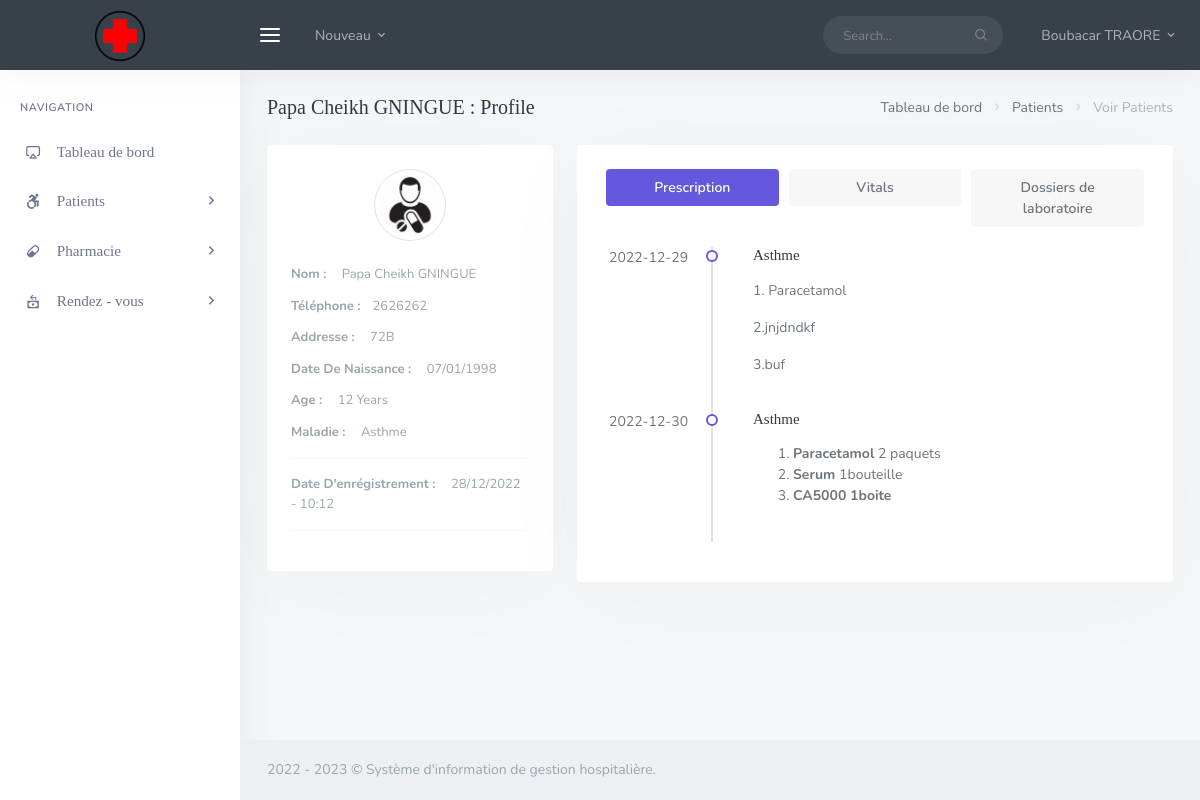
The app's page /Vue/Docteur/his_doc_view_single_patient.php?pat_id=18&&pat_number=QMZ2G&&pat_name=Papa Cheikh_GNINGUE (signed in) with its own data.
### tables this page shows
CREATE TABLE `his_docs` (
  `doc_id` int NOT NULL,
  `doc_fname` varchar(200) DEFAULT NULL,
  `doc_lname` varchar(200) DEFAULT NULL,
  `doc_email` varchar(200) DEFAULT NULL,
  `doc_pwd` varchar(200) DEFAULT NULL,
  `doc_dept` varchar(200) DEFAULT NULL,
  `doc_number` varchar(200) DEFAULT NULL,
  `doc_dpic` varchar(200) DEFAULT NULL
);

CREATE TABLE `his_patients` (
  `pat_id` int NOT NULL,
  `pat_fname` varchar(200) DEFAULT NULL,
  `pat_lname` varchar(200) DEFAULT NULL,
  `pat_dob` varchar(200) DEFAULT NULL,
  `pat_age` varchar(200) DEFAULT NULL,
  `pat_number` varchar(200) DEFAULT NULL,
  `pat_addr` varchar(200) DEFAULT NULL,
  `pat_phone` varchar(200) DEFAULT NULL,
  `pat_type` varchar(200) DEFAULT NULL,
  `pat_date_joined` timestamp(6) NOT NULL DEFAULT CURRENT_TIMESTAMP(6) ON UPDATE CURRENT_TIMESTAMP(6),
  `pat_ailment` varchar(200) DEFAULT NULL,
  `pat_discharge_status` varchar(200) DEFAULT NULL
);

CREATE TABLE `his_prescriptions` (
  `pres_id` int NOT NULL,
  `pres_pat_name` varchar(200) DEFAULT NULL,
  `pres_pat_age` varchar(200) DEFAULT NULL,
  `pres_pat_number` varchar(200) DEFAULT NULL,
  `pres_number` varchar(200) DEFAULT NULL,
  `pres_pat_addr` varchar(200) DEFAULT NULL,
  `pres_pat_type` varchar(200) DEFAULT NULL,
  `pres_date` timestamp(4) NOT NULL DEFAULT CURRENT_TIMESTAMP(4) ON UPDATE CURRENT_TIMESTAMP(4),
  `pres_pat_ailment` varchar(200) DEFAULT NULL,
  `pres_ins` longtext
);

### Vue/Docteur/his_doc_view_single_patient.php (the view, shortened to what this page needs)
<?php
include('assets/inc/config.php');
?>
<!DOCTYPE html>
<html lang="en">
<?php include('assets/inc/head.php'); ?>
<body>
    <div id="wrapper">
        <?php include("assets/inc/nav.php"); ?>
        <?php include("assets/inc/sidebar.php"); ?>
        <?php
        $pat_id = $_GET['pat_id'];
        $ret = "SELECT  * FROM his_patients WHERE pat_id=?";
        $stmt = $mysqli->prepare($ret);
        $stmt->bind_param('i', $pat_id);
        $stmt->execute();
        $res = $stmt->get_result();
        while ($row = $res->fetch_object()) {
            $mysqlDateTime = $row->pat_date_joined;
        ?>
            <div class="content-page">
                <div class="content">
                    <div class="container-fluid">
                        <div class="row">
                            <div class="col-12">
                                <div class="page-title-box">
                                    <div class="page-title-right">
                                        <ol class="breadcrumb m-0">
                                            <li class="breadcrumb-item"><a href="javascript: void(0);">Tableau de bord</a></li>
                                            <li class="breadcrumb-item"><a href="javascript: void(0);">Patients</a></li>
                                            <li class="breadcrumb-item active">Voir Patients</li>
                                        </ol>
                                    </div>
                                    <h4 class="page-title"><?php echo $row->pat_fname; ?> <?php echo $row->pat_lname; ?> : Profile</h4>
                                </div>
                            </div>
                        </div>
                        <div class="row">
                            <div class="col-lg-4 col-xl-4">
                                <div class="card-box text-center">
                                    <img src="assets/images/users/patient.png" class="rounded-circle avatar-lg img-thumbnail" alt="profile-image">
                                    <div class="text-left mt-3">
                                        <p class="text-muted mb-2 font-13"><strong>Nom :</strong> <span class="ml-2"><?php echo $row->pat_fname; ?> <?php echo $row->pat_lname; ?></span></p>
                                        <p class="text-muted mb-2 font-13"><strong>Téléphone :</strong><span class="ml-2"><?php echo $row->pat_phone; ?></span></p>
                                        <p class="text-muted mb-2 font-13"><strong>Addresse :</strong> <span class="ml-2"><?php echo $row->pat_addr; ?></span></p>
                                        <p class="text-muted mb-2 font-13"><strong>Date De Naissance :</strong> <span class="ml-2"><?php echo $row->pat_dob; ?></span></p>
                                        <p class="text-muted mb-2 font-13"><strong>Age :</strong> <span class="ml-2"><?php echo $row->pat_age; ?> Years</span></p>
                                        <p class="text-muted mb-2 font-13"><strong>Maladie :</strong> <span class="ml-2"><?php echo $row->pat_ailment; ?></span></p>
                                        <hr>
                                        <p class="text-muted mb-2 font-13"><strong>Date D'enrégistrement :</strong> <span class="ml-2"><?php echo date("d/m/Y - h:m", strtotime($mysqlDateTime)); ?></span></p>
                                        <hr>
                                    </div>
                                </div>
                            </div>
                        <?php } ?>
                        <div class="col-lg-8 col-xl-8">
                            <div class="card-box">
                                <ul class="nav nav-pills navtab-bg nav-justified">
                                    <li class="nav-item">
                                        <a href="#aboutme" data-toggle="tab" aria-expanded="false" class="nav-link active">
                                            Prescription
                                        </a>
                                    </li>
                                    <li class="nav-item">
                                        <a href="#timeline" data-toggle="tab" aria-expanded="true" class="nav-link ">
                                            Vitals
                                        </a>
                                    </li>
                                    <li class="nav-item">
                                        <a href="#settings" data-toggle="tab" aria-expanded="false" class="nav-link">
                                            Dossiers de laboratoire
                                        </a>
                                    </li>
                                </ul>
                                <div class="tab-content">
                                    <div class="tab-pane show active" id="aboutme">
                                        <ul class="list-unstyled timeline-sm">
                                            <?php
                                            $pres_pat_number = $_GET['pat_number'];
                                            $ret = "SELECT  * FROM his_prescriptions WHERE pres_pat_number = '$pres_pat_number'";
                                            $stmt = $mysqli->prepare($ret);
                                            $stmt->execute();
                                            $res = $stmt->get_result();
                                            while ($row = $res->fetch_object()) {
                                                $mysqlDateTime = $row->pres_date;
                                            ?>
                                                <li class="timeline-sm-item">
                                                    <span class="timeline-sm-date"><?php echo date("Y-m-d", strtotime($mysqlDateTime)); ?></span>
                                                    <h5 class="mt-0 mb-1"><?php echo $row->pres_pat_ailment; ?></h5>
                                                    <p class="text-muted mt-2">
                                                        <?php echo $row->pres_ins; ?>
                                                    </p>
                                                </li>
                                            <?php } ?>
                                        </ul>
                                    </div>
                                </div>
                            </div>
                        </div>
                        </div>
                    </div>
                </div>
            </div>
            <?php include('assets/inc/footer.php'); ?>
    </div>
</body>
</html>

### assets/inc/head.php (shortened to what this page needs)
<head>
    <link href="assets/libs/flatpickr/flatpickr.min.css" rel="stylesheet" type="text/css" />
    <link href="assets/css/bootstrap.min.css" rel="stylesheet" type="text/css" />
    <link href="assets/css/icons.min.css" rel="stylesheet" type="text/css" />
    <link href="assets/css/app.min.css" rel="stylesheet" type="text/css" />
    <link href="assets/libs/ladda/ladda-themeless.min.css" rel="stylesheet" type="text/css" />
    <link href="assets/libs/footable/footable.core.min.css" rel="stylesheet" type="text/css" />
</head>

### assets/inc/nav.php (shortened to what this page needs)
<?php
$doc_id = $_SESSION['doc_id'];
$doc_number = $_SESSION['doc_number'];
$ret = "SELECT * FROM  his_docs WHERE doc_id = ? AND doc_number = ?";
$stmt = $mysqli->prepare($ret);
$stmt->bind_param('is', $doc_id, $doc_number);
$stmt->execute();
$res = $stmt->get_result();
while ($row = $res->fetch_object()) {
?>
    <div class="navbar-custom">
        <ul class="list-unstyled topnav-menu float-right mb-0">
            <li class="d-none d-sm-block">
                <form class="app-search">
                    <div class="app-search-box">
                        <div class="input-group">
                            <input type="text" class="form-control" placeholder="Search...">
                            <div class="input-group-append">
                                <button class="btn" type="submit">
                                    <i class="fe-search"></i>
                                </button>
                            </div>
                        </div>
                    </div>
                </form>
            </li>
            <li class="dropdown notification-list">
                <a class="nav-link dropdown-toggle nav-user mr-0 waves-effect waves-light" data-toggle="dropdown" href="#" role="button" aria-haspopup="false" aria-expanded="false">
                    <span class="pro-user-name ml-1">
                        <?php echo $row->doc_fname; ?> <?php echo $row->doc_lname; ?> <i class="mdi mdi-chevron-down"></i>
                    </span>
                </a>
            </li>
        </ul>
        <div class="logo-box">
            <a href="his_admin_dashboard.php" class="logo text-center">
                <span class="logo-lg">
                    <img src="assets/images/log.png" alt="" height="50">
                </span>
            </a>
        </div>
        <ul class="list-unstyled topnav-menu topnav-menu-left m-0">
            <li>
                <button class="button-menu-mobile waves-effect waves-light">
                    <i class="fe-menu"></i>
                </button>
            </li>
            <li class="dropdown d-none d-lg-block">
                <a class="nav-link dropdown-toggle waves-effect waves-light" data-toggle="dropdown" href="#" role="button" aria-haspopup="false" aria-expanded="false">
                    Nouveau
                    <i class="mdi mdi-chevron-down"></i>
                </a>
            </li>
        </ul>
    </div>
<?php } ?>

### assets/inc/sidebar.php (shortened to what this page needs)
<div class="left-side-menu">
    <div class="slimscroll-menu">
        <div id="sidebar-menu">
            <ul class="metismenu" id="side-menu">
                <li class="menu-title">Navigation</li>
                <li>
                    <a href="his_doc_dashboard.php">
                        <i class="fe-airplay"></i>
                        <span> Tableau de bord </span>
                    </a>
                </li>
                <li>
                    <a href="javascript: void(0);">
                        <i class="fab fa-accessible-icon "></i>
                        <span> Patients </span>
                        <span class="menu-arrow"></span>
                    </a>
                </li>
                <li>
                    <a href="javascript: void(0);">
                        <i class="mdi mdi-pill"></i>
                        <span> Pharmacie </span>
                        <span class="menu-arrow"></span>
                    </a>
                </li>
                <li>
                    <a href="javascript: void(0);">
                        <i class="mdi mdi-cash-refund "></i>
                        <span> Rendez - vous </span>
                        <span class="menu-arrow"></span>
                    </a>
                </li>
            </ul>
        </div>
    </div>
</div>

### assets/inc/footer.php
<footer class="footer">
    <div class="container-fluid">
        <div class="row">
            <div class="col-md-12">
                2022 - <?php echo date('Y'); ?> &copy; Système d'information de gestion hospitalière. </a>
            </div>
        </div>
    </div>
</footer>

### records on screen
his_docs: doc_fname "Boubacar", doc_lname "TRAORE"
his_patients: pat_fname "Papa Cheikh", pat_lname "GNINGUE", pat_phone "2626262", pat_addr "72B", pat_dob "07/01/1998", pat_age "12", pat_ailment "Asthme", pat_date_joined "28/12/2022 - 10:12"
his_prescriptions: pres_date "2022-12-29", pres_pat_ailment "Asthme", pres_ins "1. Paracetamol 2.jnjdndkf 3.buf"
his_prescriptions: pres_date "2022-12-30", pres_pat_ailment "Asthme", pres_ins "Paracetamol 2 paquets Serum 1bouteille CA5000 1boite"
